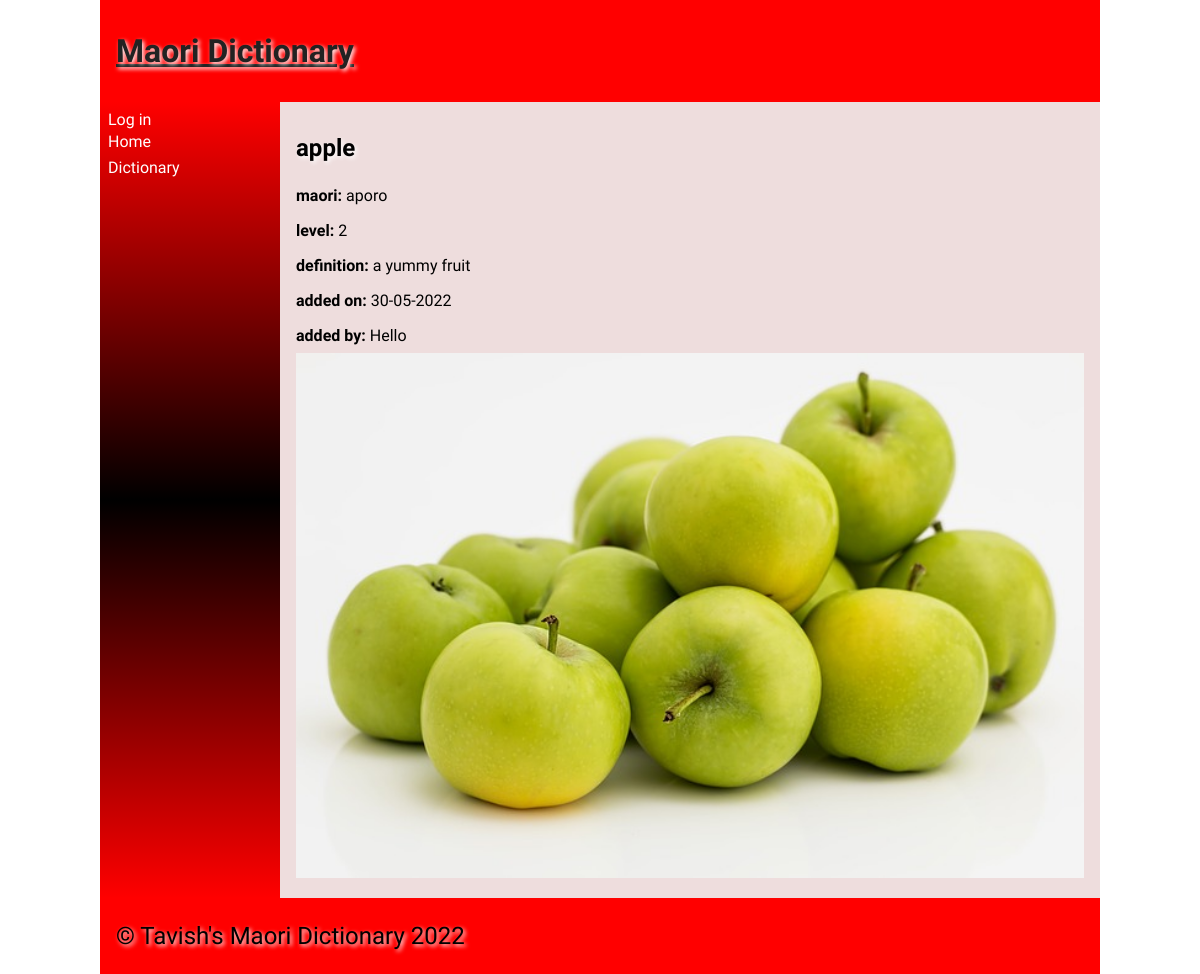
The page /words/apple on the database its author committed.
### tables this page shows
CREATE TABLE "words"
(
    id         integer
        constraint words_pk
            primary key autoincrement,
    english    varchar(30),
    maori      varchar(30),
    definition varchar(200),
    level      integer(2),
    image      varchar(15),
    userid     integer
        references users,
    timestamp  DATETIME
);

CREATE TABLE users
(
    id       integer
        constraint users_pk
            primary key autoincrement,
    fname    VARCHAR(30),
    lname    VARCHAR(30),
    email    VARCHAR(80),
    password CHAR(60)
);

### app.py (the view)
@app.route('/words/<xword>')  # detailed display of words once clicking on the intial display
def render_word_page(xword):  # xword is the word that is being clicked on
    if is_logged_in():  # only needs userid if logged in which allows people who aren't logged in to also view the dictionary
        userid = session['userid']
    con = create_connection(DB_NAME)
    cur = con.cursor()
    cur.execute("SELECT english, maori, level, definition, image, timestamp, id, userid FROM words WHERE english=?",
                (xword,))  # executes query and passes the word being clicked on
    word_data = cur.fetchall()
    print(word_data)
    cur.execute("SELECT fname FROM users WHERE id=?", (word_data[0][7],))
    user_data = cur.fetchall()
    con.commit()
    con.close()
    print(user_data)
    return render_template('words.html', logged_in=is_logged_in(), words=word_data, users=user_data)

### app.py (called while the page is built)
def is_logged_in():
    if session.get('email') is None:  # if email not entered, then user isn't logged in
        print('Not logged in')
        return False
    else:
        print('Logged in')  # if email is entered then user is logged in
        return True

def create_connection(db_file):
    try:
        connection = sqlite3.connect(db_file)
        connection.execute('pragma foreign_keys=ON')
        return connection
    except Error as e:
        print(e)
    return None

### templates/words.html (shortened to what this page needs)
{% extends "base.html" %}
{%block heading%}<a href="/"><strong> Maori Dictionary</strong></a> {% endblock %}
{% block main %}
<div id="words">
    {% for words in words %}
    <div class="product-box">
        <h2> {{ words[0] }}</h2>
        <p><strong> maori: </strong> {{ words[1] }}</p>
        <p><strong> level: </strong> {{ words[2] }}</p>
        <p><strong> definition: </strong> {{ words[3] }}</p>
        <p><strong> added on: </strong> {{ words[5] }}</p>
        <p><strong> added by: </strong> {{ users[0][0] }}</p>
        <img src="/static/images/{{words[4] }}">
    </div>
    {% endfor %}
</div>
{% endblock %}

### static/css/style.css (style rules this page uses)
* { font-family: Comfortaa, sans-serif; margin: 0; padding: 0; box-sizing: border-box; }
h1, h2, h3, h4 { padding: 1rem 0; font-family: 'Suez One', serif; color: #000; text-shadow: 2px 2px 4px #fff; }
p { padding: 0.5rem 0; }
a { color: #222; }
img { width: 100%; }

### rows shown on the page
words: english "apple", maori "aporo", level "2", definition "a yummy fruit", timestamp "30-05-2022", image (picture)
users: fname "Hello"
